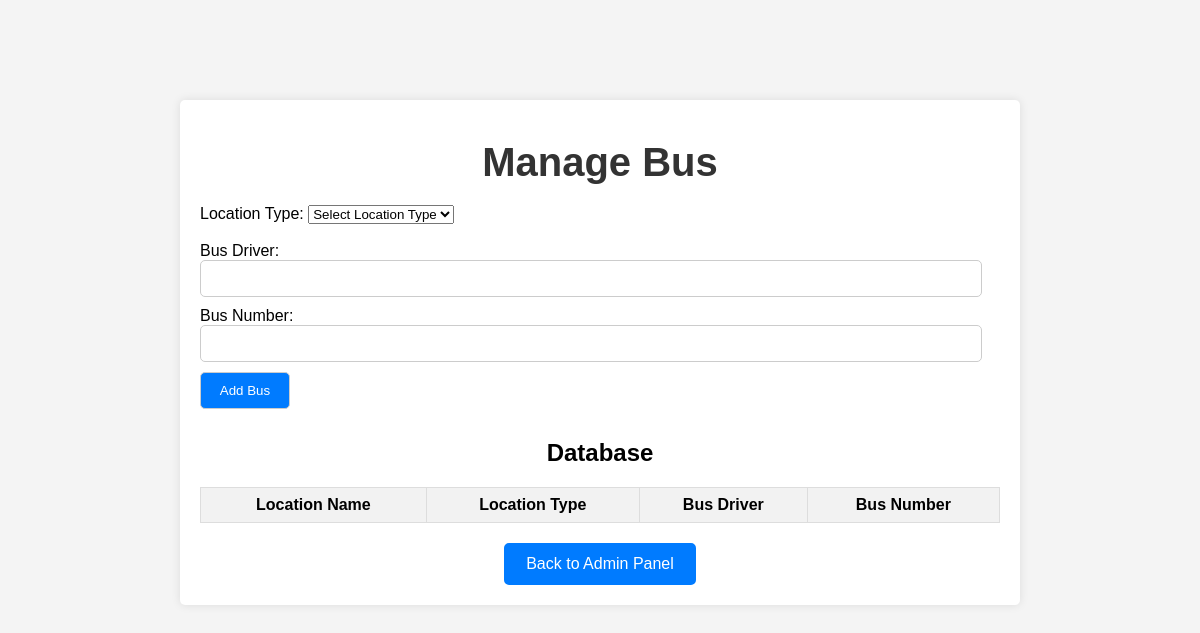
Page /admin-client/manage_bus.php (signed in) on the earlier database version.
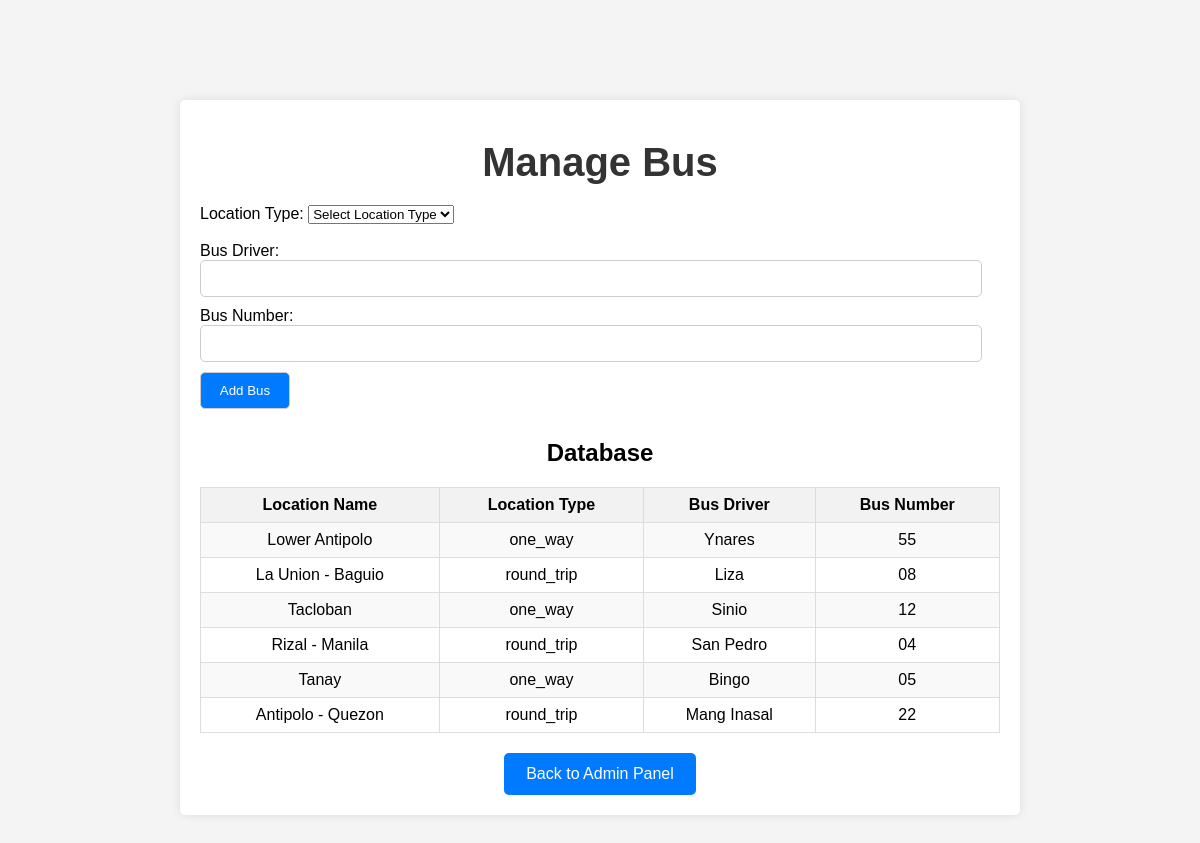
Same page on the later database version.
### tables this page shows
CREATE TABLE `manage_bus` (
  `id` int(11) NOT NULL,
  `location_name` varchar(100) NOT NULL,
  `location_type` enum('round_trip','one_way') NOT NULL,
  `bus_driver` varchar(255) NOT NULL,
  `bus_number` varchar(255) NOT NULL
);

### admin-client/manage_bus.php (the view, shortened to what this page needs)
<!DOCTYPE html>
<html lang="en">
<head>
    <link rel="stylesheet" type="text/css" href="style_adminclient.css">
</head>
<body>
    <?php
    include '../includes/db.php';
    $sql = "SELECT location_name, location_type, bus_driver, bus_number FROM manage_bus";
    $result = $conn->query($sql);
    ?>
    <div class="container">
        <h1>Manage Bus</h1>
        <form method="POST" action="">
            <label for="location_type">Location Type: </label>
            <select name="location_type" id="location_type" required>
                <option value="" selected disabled>Select Location Type</option>
            </select><br><br>
            <label for="bus_driver">Bus Driver: </label>
            <input type="text" id="bus_driver" name="bus_driver" required><br>
            <label for="bus_number">Bus Number: </label>
            <input type="text" id="bus_number" name="bus_number" required><br>
            <input type="submit" value="Add Bus">
        </form>
        <h2 style="text-align: center;">Database</h2>
        <table>
            <tr>
                <th>Location Name</th>
                <th>Location Type</th>
                <th>Bus Driver</th>
                <th>Bus Number</th>
            </tr>
            <?php while ($row = $result->fetch_assoc()) : ?>
                <tr>
                    <td><?php echo $row['location_name']; ?></td>
                    <td><?php echo $row['location_type']; ?></td>
                    <td><?php echo $row['bus_driver']; ?></td>
                    <td><?php echo $row['bus_number']; ?></td>
                </tr>
            <?php endwhile; ?>
        </table>
        <div class="button-container">
            <a href="index.php" class="btn">Back to Admin Panel</a>
        </div>
    </div>
</body>
</html>

### admin-client/style_adminclient.css (style rules this page uses)
body { margin: 0; padding: 0; }
body { font-family: Arial, sans-serif; background-color: #f4f4f4; }
.container { max-width: 800px; margin: 100px auto; padding: 20px; background-color: #fff; border-radius: 5px; box-shadow: 0 0 10px rgba(0, 0, 0, 0.1); }
h1 { font-size: 40px; margin-top: 20px; margin-bottom: 20px; color: #333; text-align: center; }
a { text-decoration: none; color: #007bff; }
form { margin-bottom: 20px; }
input[type="text"], input[type="submit"] { width: 95%; padding: 10px; margin-bottom: 10px; border: 1px solid #ccc; border-radius: 5px; }
input[type="submit"] { background-color: #007bff; color: #fff; cursor: pointer; width: 90px; }
.button-container { display: flex; justify-content: center; align-items: center; gap: 10px; margin-top: 20px; }
.btn { display: inline-block; padding: 10px 20px; background-color: #007bff; color: #fff; text-align: center; text-decoration: none; border-radius: 5px; border: 2px solid #007bff; transition: background-color 0.3s ease, border-color 0.3s ease; }
table { width: 100%; border-collapse: collapse; margin-top: 20px; }
th, td { border: 1px solid #ddd; padding: 8px; text-align: center; }
th { background-color: #f2f2f2; font-weight: bold; }
tr:nth-child(even) { background-color: #f9f9f9; }

Differences in the rows shown:
added manage_bus: location_name "Lower Antipolo", location_type "one_way", bus_driver "Ynares", bus_number "55"
added manage_bus: location_name "La Union - Baguio", location_type "round_trip", bus_driver "Liza", bus_number "08"
added manage_bus: location_name "Tacloban", location_type "one_way", bus_driver "Sinio", bus_number "12"
added manage_bus: location_name "Rizal - Manila", location_type "round_trip", bus_driver "San Pedro", bus_number "04"
added manage_bus: location_name "Tanay", location_type "one_way", bus_driver "Bingo", bus_number "05"
added manage_bus: location_name "Antipolo - Quezon", location_type "round_trip", bus_driver "Mang Inasal", bus_number "22"
